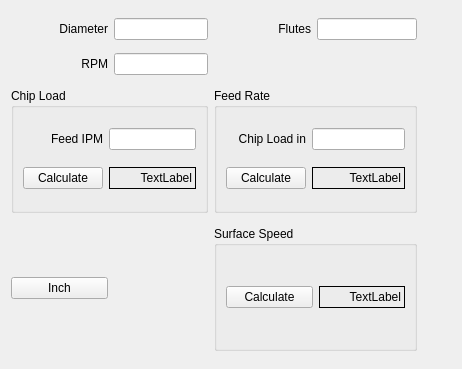
<?xml version="1.0" encoding="UTF-8"?>
<ui version="4.0">
 <class>Form</class>
 <widget class="QWidget" name="Form">
  <property name="geometry">
   <rect>
    <x>0</x>
    <y>0</y>
    <width>462</width>
    <height>369</height>
   </rect>
  </property>
  <property name="windowTitle">
   <string>Form</string>
  </property>
  <layout class="QGridLayout" name="gridLayout">
   <item row="0" column="0">
    <widget class="QLabel" name="label">
     <property name="text">
      <string>Diameter</string>
     </property>
     <property name="alignment">
      <set>Qt::AlignRight|Qt::AlignTrailing|Qt::AlignVCenter</set>
     </property>
    </widget>
   </item>
   <item row="2" column="2" colspan="2">
    <widget class="QGroupBox" name="groupBox_2">
     <property name="minimumSize">
      <size>
       <width>0</width>
       <height>125</height>
      </size>
     </property>
     <property name="title">
      <string>Feed Rate</string>
     </property>
     <layout class="QGridLayout" name="gridLayout_3">
      <item row="0" column="0">
       <widget class="QLabel" name="fsc_chip_load_units_lb">
        <property name="text">
         <string>Chip Load in</string>
        </property>
        <property name="alignment">
         <set>Qt::AlignRight|Qt::AlignTrailing|Qt::AlignVCenter</set>
        </property>
       </widget>
      </item>
      <item row="0" column="1">
       <widget class="QLineEdit" name="fsc_chip_load_le">
        <property name="maximumSize">
         <size>
          <width>100</width>
          <height>16777215</height>
         </size>
        </property>
        <property name="alignment">
         <set>Qt::AlignRight|Qt::AlignTrailing|Qt::AlignVCenter</set>
        </property>
       </widget>
      </item>
      <item row="1" column="0">
       <widget class="QPushButton" name="fsc_calc_fr_pb">
        <property name="text">
         <string>Calculate</string>
        </property>
       </widget>
      </item>
      <item row="1" column="1">
       <widget class="QLabel" name="fsc_feed_lb">
        <property name="frameShape">
         <enum>QFrame::Box</enum>
        </property>
        <property name="text">
         <string>TextLabel</string>
        </property>
        <property name="alignment">
         <set>Qt::AlignRight|Qt::AlignTrailing|Qt::AlignVCenter</set>
        </property>
       </widget>
      </item>
     </layout>
    </widget>
   </item>
   <item row="1" column="0">
    <widget class="QLabel" name="label_3">
     <property name="text">
      <string>RPM</string>
     </property>
     <property name="alignment">
      <set>Qt::AlignRight|Qt::AlignTrailing|Qt::AlignVCenter</set>
     </property>
    </widget>
   </item>
   <item row="0" column="3">
    <widget class="QLineEdit" name="fsc_flutes_le">
     <property name="maximumSize">
      <size>
       <width>100</width>
       <height>16777215</height>
      </size>
     </property>
     <property name="alignment">
      <set>Qt::AlignRight|Qt::AlignTrailing|Qt::AlignVCenter</set>
     </property>
    </widget>
   </item>
   <item row="2" column="0" colspan="2">
    <widget class="QGroupBox" name="groupBox">
     <property name="minimumSize">
      <size>
       <width>0</width>
       <height>125</height>
      </size>
     </property>
     <property name="maximumSize">
      <size>
       <width>16777215</width>
       <height>125</height>
      </size>
     </property>
     <property name="title">
      <string>Chip Load</string>
     </property>
     <layout class="QGridLayout" name="gridLayout_2">
      <item row="1" column="0">
       <widget class="QPushButton" name="fsc_calc_cl_pb">
        <property name="text">
         <string>Calculate</string>
        </property>
       </widget>
      </item>
      <item row="1" column="1">
       <widget class="QLabel" name="fsc_cl_lb">
        <property name="frameShape">
         <enum>QFrame::Box</enum>
        </property>
        <property name="text">
         <string>TextLabel</string>
        </property>
        <property name="alignment">
         <set>Qt::AlignRight|Qt::AlignTrailing|Qt::AlignVCenter</set>
        </property>
       </widget>
      </item>
      <item row="0" column="0">
       <widget class="QLabel" name="fsc_feed_unit_lb">
        <property name="text">
         <string>Feed IPM</string>
        </property>
        <property name="alignment">
         <set>Qt::AlignRight|Qt::AlignTrailing|Qt::AlignVCenter</set>
        </property>
       </widget>
      </item>
      <item row="0" column="1">
       <widget class="QLineEdit" name="fsc_feed_le">
        <property name="maximumSize">
         <size>
          <width>100</width>
          <height>16777215</height>
         </size>
        </property>
        <property name="alignment">
         <set>Qt::AlignRight|Qt::AlignTrailing|Qt::AlignVCenter</set>
        </property>
       </widget>
      </item>
     </layout>
    </widget>
   </item>
   <item row="0" column="1">
    <widget class="QLineEdit" name="fsc_diameter_le">
     <property name="maximumSize">
      <size>
       <width>100</width>
       <height>16777215</height>
      </size>
     </property>
     <property name="alignment">
      <set>Qt::AlignRight|Qt::AlignTrailing|Qt::AlignVCenter</set>
     </property>
    </widget>
   </item>
   <item row="0" column="2">
    <widget class="QLabel" name="label_2">
     <property name="text">
      <string>Flutes</string>
     </property>
     <property name="alignment">
      <set>Qt::AlignRight|Qt::AlignTrailing|Qt::AlignVCenter</set>
     </property>
    </widget>
   </item>
   <item row="3" column="2" colspan="2">
    <widget class="QGroupBox" name="groupBox_3">
     <property name="minimumSize">
      <size>
       <width>0</width>
       <height>125</height>
      </size>
     </property>
     <property name="maximumSize">
      <size>
       <width>16777215</width>
       <height>125</height>
      </size>
     </property>
     <property name="title">
      <string>Surface Speed</string>
     </property>
     <layout class="QGridLayout" name="gridLayout_5">
      <item row="0" column="0">
       <widget class="QPushButton" name="fsc_calc_sfm_pb">
        <property name="text">
         <string>Calculate</string>
        </property>
       </widget>
      </item>
      <item row="0" column="1">
       <widget class="QLabel" name="fsc_sfm_lb">
        <property name="frameShape">
         <enum>QFrame::Box</enum>
        </property>
        <property name="text">
         <string>TextLabel</string>
        </property>
        <property name="alignment">
         <set>Qt::AlignRight|Qt::AlignTrailing|Qt::AlignVCenter</set>
        </property>
       </widget>
      </item>
     </layout>
    </widget>
   </item>
   <item row="1" column="1">
    <widget class="QLineEdit" name="fsc_rpm_le">
     <property name="maximumSize">
      <size>
       <width>100</width>
       <height>16777215</height>
      </size>
     </property>
     <property name="alignment">
      <set>Qt::AlignRight|Qt::AlignTrailing|Qt::AlignVCenter</set>
     </property>
    </widget>
   </item>
   <item row="3" column="0">
    <widget class="QPushButton" name="fsc_units_pb">
     <property name="text">
      <string>Inch</string>
     </property>
     <property name="checkable">
      <bool>true</bool>
     </property>
    </widget>
   </item>
   <item row="3" column="4">
    <spacer name="horizontalSpacer">
     <property name="orientation">
      <enum>Qt::Horizontal</enum>
     </property>
     <property name="sizeHint" stdset="0">
      <size>
       <width>40</width>
       <height>20</height>
      </size>
     </property>
    </spacer>
   </item>
  </layout>
 </widget>
 <resources/>
 <connections/>
</ui>
